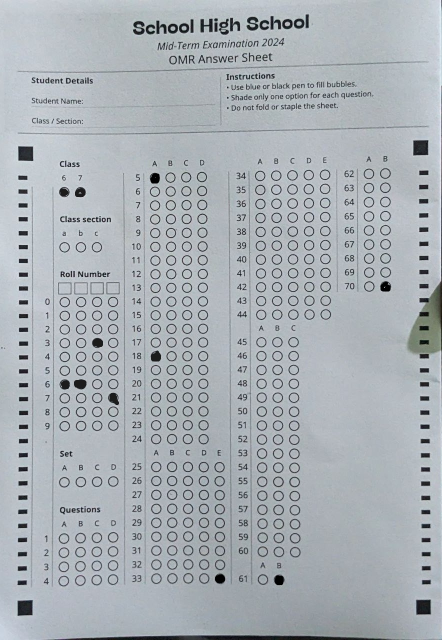
#> input picture sheets/omr_sheet.png, 884 x 1280 px, found by its file name (shown at 1/2 size)
$ python profile_bubble_fill.py
#> lines starting #> are read from the running program, lines starting #| are printed output that depends on the picture; after the words box and inside, x2 and y2 are one past the last pixel; in counts of white or black regions, pixels touching at a corner belong together
### omr_config.py
"""Shared configuration for OMR sheet generation and processing.

This module contains all layout parameters used by both the generator and processor
to ensure they remain synchronized.
"""
from dataclasses import dataclass, field
from typing import List


@dataclass(frozen=True)
class PageGeometry:
    """Page dimensions, margins, and header sizing."""

    width: float = 595.276  # A4 width in points
    height: float = 841.89  # A4 height in points
    margin: float = 36
    header_ratio: float = 0.2  # 20% of the page reserved for the header

    @property
    def inner_width(self) -> float:
        return self.width - 2 * self.margin

    @property
    def inner_height(self) -> float:
        return self.height - 2 * self.margin

    @property
    def header_height(self) -> float:
        """Height of the header section in points."""

        return self.height * self.header_ratio

    @property
    def header_bottom(self) -> float:
        """Y coordinate marking the bottom edge of the header."""

        return self.height - self.header_height


@dataclass(frozen=True)
class BubbleLayout:
    """Bubble dimensions and spacing."""
    radius: float = 6.5
    vertical_gap: float = 19
    option_gap: float = 9
    column_padding: float = 18
    label_column_width: float = 28
    fill_threshold: float = 0.4  # Minimum darkness ratio to consider bubble filled

    @property
    def diameter(self) -> float:
        return 2 * self.radius

    def group_width(self, options: int) -> float:
        """Calculate width of a bubble group."""
        bubble_span = options * self.diameter
        gap_span = (options - 1) * self.option_gap if options > 1 else 0
        return self.label_column_width + self.column_padding + bubble_span + gap_span


@dataclass(frozen=True)
class MarkerConfig:
    """Configuration for anchor and grid markers."""

    anchor_size: float = 20
    grid_marker_size: float = 6
    grid_spacing: float = 42
    grid_calibration_enabled: bool = True
    grid_calibration_min_fraction: float = 0.45
    grid_calibration_min_matches: int = 12
    grid_marker_distance_limit: float = 0.5
    grid_marker_area_tolerance: float = 0.65
    grid_marker_aspect_tolerance: float = 0.45
    grid_marker_outlier_sigma: float = 3.5
    grid_marker_scale_tolerance: float = 0.35


@dataclass(frozen=True)
class AnchorDetectionZones:
    """Configuration for anchor marker detection zones.

    These define the corner regions where anchor markers are expected to be found.
    Detection uses a two-pass approach:
    - First pass: Uses strict zones (corner_expand = 0.0)
    - Second pass: Uses relaxed zones (corner_expand = relaxed_expansion)
    """
    # Base zone dimensions (as fraction of image dimensions)
    corner_band_x_ratio: float = 0.25      # 25% from left/right edges
    corner_band_y_top_ratio: float = 0.35  # 35% from top (accounts for 20% header)
    corner_band_y_bottom_ratio: float = 0.20  # 20% from bottom

    # Relaxed zone expansion (added to base ratios in second pass)
    relaxed_expansion: float = 0.1  # 10% expansion for second pass

    def get_zones(self, img_width: int, img_height: int, corner_expand: float = 0.0):
        """Calculate zone boundaries in pixels.

        Args:
            img_width: Image width in pixels
            img_height: Image height in pixels
            corner_expand: Expansion factor (0.0 for strict, relaxed_expansion for relaxed)

        Returns:
            Tuple of (corner_band_x, corner_band_y_top, corner_band_y_bottom) in pixels
        """
        corner_band_x = img_width * (self.corner_band_x_ratio + corner_expand)
        corner_band_y_top = img_height * (self.corner_band_y_top_ratio + corner_expand)
        corner_band_y_bottom = img_height * (self.corner_band_y_bottom_ratio + corner_expand)
        return corner_band_x, corner_band_y_top, corner_band_y_bottom


@dataclass(frozen=True)
class QuestionOptionRange:
    """Defines a range of questions with a specific number of options."""
    start: int
    end: int
    options: int

    def __post_init__(self):
        """Validate range."""
        assert self.start > 0, "Question start must be positive"
        assert self.end >= self.start, "Question end must be >= start"
        assert self.options > 0, "Question options must be positive"


@dataclass(frozen=True)
class SheetLayout:
    """Complete OMR sheet layout configuration."""
    # Class section (first in column)
    class_options: int = 5  # Classes 6-10

    # Class section/division (second in column)
    class_section_options: int = 3  # Class sections (a, b, c)

    # Roll number section (third in column)
    # Note: Roll numbers always have 10 rows (digits 0-9)
    roll_columns: int = 3

    # Set section (fourth in column)
    set_options: int = 4  # Sets A-D

    # Question section (fills remaining rows)
    question_option_ranges: List[QuestionOptionRange] = field(
        default_factory=lambda: [QuestionOptionRange(start=1, end=50, options=4)]
    )

    def __post_init__(self):
        """Validate configuration."""
        assert self.class_options > 0, "Class options must be positive"
        assert self.class_section_options >= 0, "Class section options must be non-negative"
        assert self.roll_columns > 0, "Roll columns must be positive"
        assert self.set_options > 0, "Set options must be positive"

        # Validate question ranges
        if self.question_option_ranges:
            # Check for gaps and overlaps
            sorted_ranges = sorted(self.question_option_ranges, key=lambda r: r.start)
            for i, range_obj in enumerate(sorted_ranges):
                if i == 0:
                    assert range_obj.start == 1, "First question range must start at 1"
                else:
                    prev_range = sorted_ranges[i - 1]
                    assert range_obj.start == prev_range.end + 1, \
                        f"Question ranges must be contiguous: gap between {prev_range.end} and {range_obj.start}"
#> in profile_analyze_bubble_fill, image is the input picture: shape (1280, 884, 3); mean B, G, R 180.8, 175.4, 169.1

    @property
    def max_questions(self) -> int | None:
        """Derive maximum number of questions from ranges."""
        if not self.question_option_ranges:
            return None
        return max(r.end for r in self.question_option_ranges)

    def get_question_options(self, question_number: int) -> int | None:
        """Get the number of options for a specific question number.

        Args:
            question_number: The question number to query

        Returns:
            Number of options for that question, or None if not in any range
        """
        if not self.question_option_ranges:
            return None
        for range_obj in self.question_option_ranges:
            if range_obj.start <= question_number <= range_obj.end:
                return range_obj.options
        return None


# Default configuration instance
DEFAULT_CONFIG = {
    'geometry': PageGeometry(),
    'layout': BubbleLayout(),
    'markers': MarkerConfig(),
    'sheet': SheetLayout(),
    'anchor_zones': AnchorDetectionZones(),
}

### omr_processor.py
"""Process scanned OMR sheets to detect and label bubbles.

This script processes scanned OMR sheets by:
- Detecting anchor markers for alignment.
- Correcting skew using perspective transformation.
- Detecting all bubbles in the sheet.
- Identifying roll number bubbles vs question bubbles.
- Overlaying question numbers and option labels (A, B, C, D) on each bubble.

The processed images are saved to the ``processed/`` directory.
"""
from __future__ import annotations

import csv
import math
from dataclasses import dataclass
from itertools import combinations, permutations
from pathlib import Path
from typing import Dict, List, Optional, Set, Tuple

import cv2
import numpy as np

from omr_config import PageGeometry, BubbleLayout, MarkerConfig, SheetLayout, AnchorDetectionZones
from omr_layout import (
    BubbleCoordinate,
    BubbleGroup,
    calculate_anchor_centers,
    generate_all_bubble_coordinates,
)


@dataclass
class Bubble:
    """Represents a detected bubble."""
    x: int
    y: int
    radius: int
    is_filled: bool = False
    fill_intensity: float = 0.0  # 0.0 = empty, 1.0 = completely filled

    # [5 lines left out: function __lt__, not called in this run]


@dataclass
class BubbleDetection:
    """Pairing between a layout coordinate and a sampled bubble."""

    layout: BubbleCoordinate
    bubble: Bubble


@dataclass
class BubbleGroupSample:
    """Detected bubbles organized by their originating layout group."""

    group: BubbleGroup
    detections: List[BubbleDetection]


RowId = Tuple[str, int]


@dataclass
class GridCalibration:
    """Encapsulates Y-axis calibration derived from grid markers."""

    slope: float
    intercept: float
    residuals: Dict[RowId, float]
    coverage: float
    matched_rows: int

    # [5 lines left out: function apply, not called in this run]


def detect_anchor_markers(
    image: np.ndarray,
    geom: PageGeometry,
    markers_cfg: MarkerConfig,
    zones_cfg: Optional[AnchorDetectionZones] = None
) -> Optional[List[Tuple[int, int]]]:
    """Detect the four corner anchor markers with validation.

    Args:
        image: Input image
        geom: Page geometry configuration
        markers_cfg: Marker configuration with expected anchor size
        zones_cfg: Anchor detection zones configuration (optional, uses defaults if not provided)

    Returns:
        List of (x, y) coordinates for [top-left, top-right, bottom-left, bottom-right]
        or None if detection fails.
    """
    if zones_cfg is None:
        zones_cfg = AnchorDetectionZones()
    gray = cv2.cvtColor(image, cv2.COLOR_BGR2GRAY) if len(image.shape) == 3 else image

    # Improve contrast to help in uneven lighting conditions
    clahe = cv2.createCLAHE(clipLimit=2.0, tileGridSize=(8, 8))
    enhanced = clahe.apply(gray)
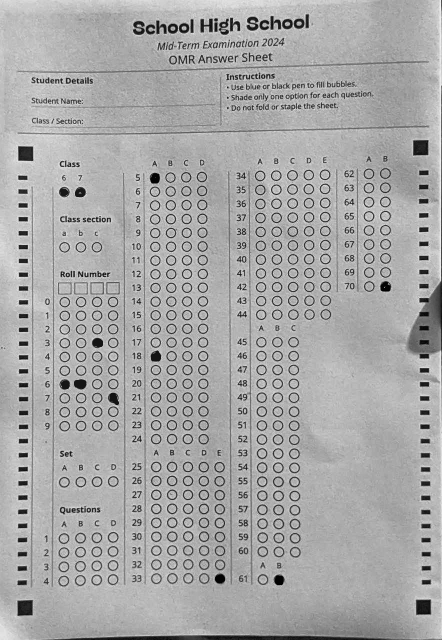
#> enhanced: shape (1280, 884) (shown at 1/2 size); min 1, max 253, mean 167.5

    # Gentle blur removes speckle noise before thresholding
    blurred = cv2.GaussianBlur(enhanced, (5, 5), 0)

    # Use Otsu's automatic thresholding to handle varying lighting conditions
    _, binary = cv2.threshold(blurred, 0, 255, cv2.THRESH_BINARY_INV + cv2.THRESH_OTSU)
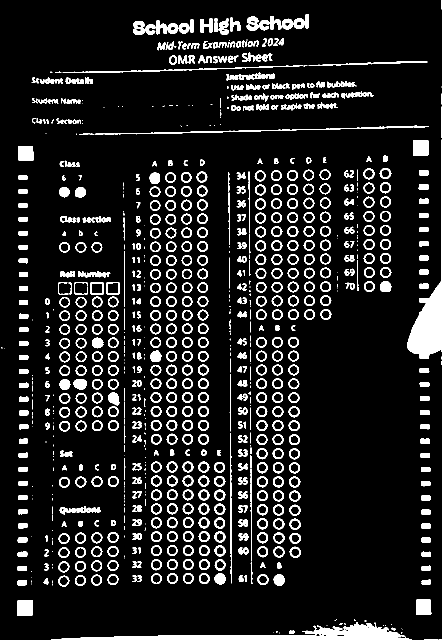
#> binary: shape (1280, 884) (shown at 1/2 size); 11% white; 911 white regions (220 under 20 px), largest, box (x1, y1, x2, y2) and area: (102, 1244, 824, 1280) 8408, (815, 279, 884, 717) 7124, (190, 251, 857, 269) 1472

    # Close small gaps inside markers - using 2 iterations for better robustness
    binary = cv2.morphologyEx(binary, cv2.MORPH_CLOSE, np.ones((3, 3), np.uint8), iterations=2)
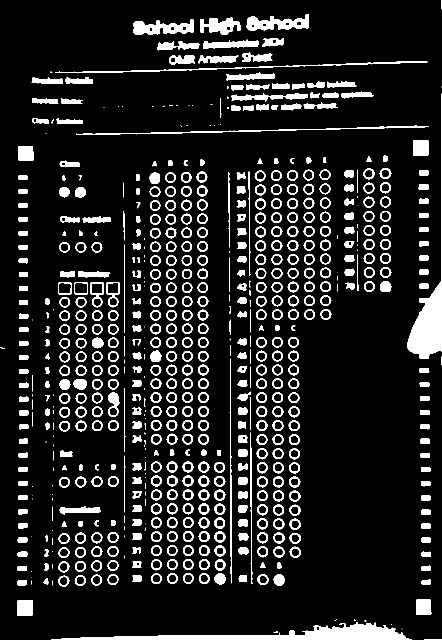
#> binary: shape (1280, 884) (shown at 1/2 size); 12% white; 672 white regions (108 under 20 px)

    img_height, img_width = gray.shape

    # Calculate expected anchor size in pixels
    # Assume image corresponds roughly to the page geometry
    scale = img_width / geom.width
#> (the rest of the program and of its run is left out)
